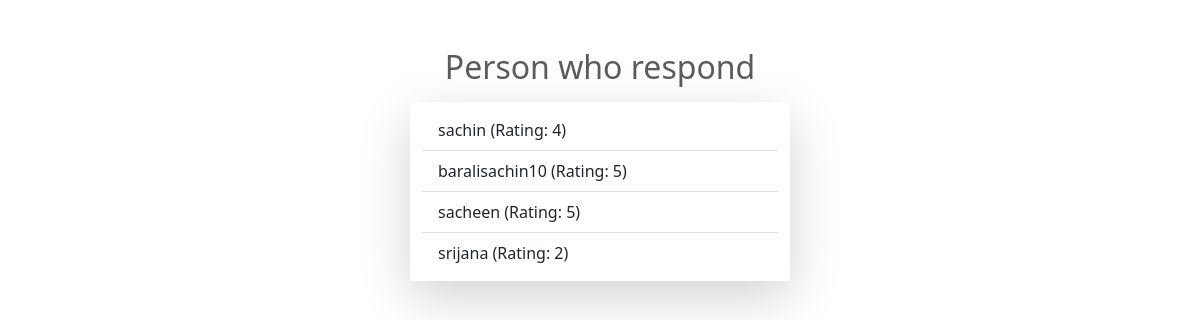
/review-list/, run on the app's committed database.
### reviews/models.py (models this page shows, shortened)
class Review(models.Model):
    user_name = models.CharField(max_length=100)
    review_text = models.TextField()
    rating = models.IntegerField()

### reviews/views.py (the view)
# urls.py: path("review-list/",views.ReviewListView.as_view()),
class ReviewListView(ListView):
    template_name = "reviews/review_list.html"
    model = Review
    context_object_name = "reviews"

### reviews/templates/reviews/review_list.html (shortened to what this page needs)
{% extends "reviews/base.html" %}
{% block content %}
<div class="container">
    <h2 class="text-center text-muted mt-5">
        Person who respond
    </h2>
    <div class="row justify-content-center">
        <div class="col-md-4 shadow-lg mt-2 py-2">
            <ul class="list-group list-group-flush">
                {% for review in reviews %}
                    <li class="list-group-item">{{review.user_name}} (Rating: {{review.rating}})</li>
                {% endfor %}
            </ul>
        </div>
    </div>
</div>
{% endblock %}

### data on the page
Review: user_name "sachin", rating "4"
Review: user_name "baralisachin10", rating "5"
Review: user_name "sacheen", rating "5"
Review: user_name "srijana", rating "2"
